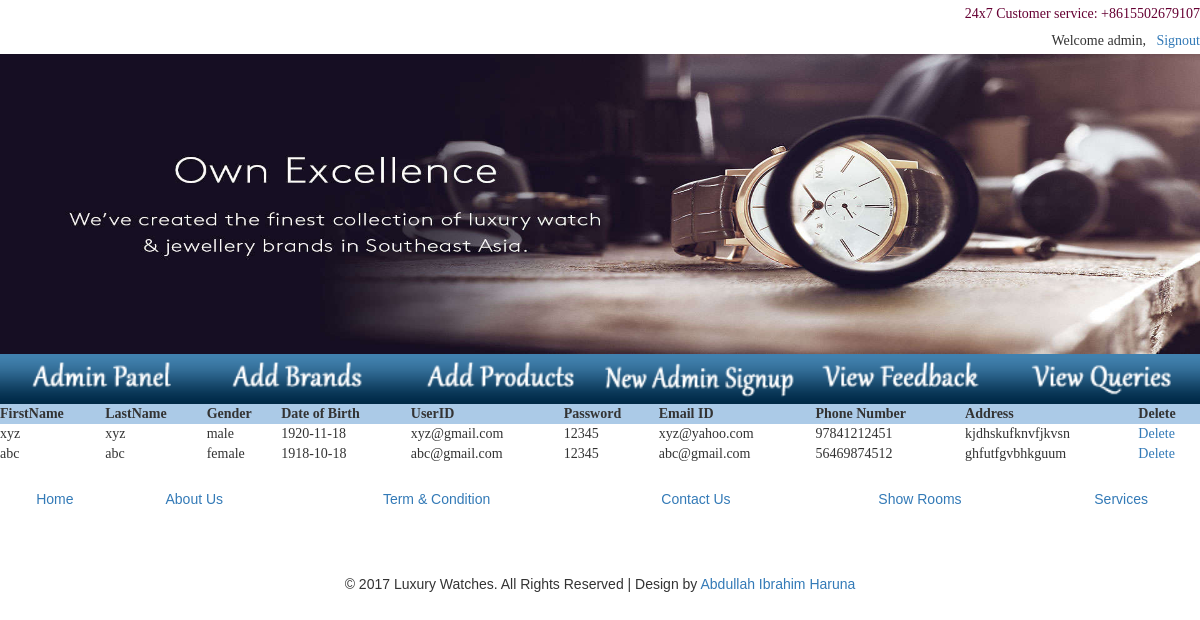
Page /showmem.php (signed in) on the committed database.
### tables this page shows
CREATE TABLE IF NOT EXISTS `register` (
  `firstname` varchar(30) NOT NULL,
  `lastname` varchar(30) NOT NULL,
  `gender` varchar(10) NOT NULL,
  `dob` date NOT NULL,
  `user_id` varchar(30) NOT NULL,
  `password` varchar(20) NOT NULL,
  `email_id` varchar(35) NOT NULL,
  `phone_number` bigint(20) NOT NULL,
  `address` varchar(100) NOT NULL,
  PRIMARY KEY (`user_id`)
);

### showmem.php (the view, shortened to what this page needs)
<!DOCTYPE html PUBLIC "-//W3C//DTD XHTML 1.0 Transitional//EN" "http://www.w3.org/TR/xhtml1/DTD/xhtml1-transitional.dtd">
<html xmlns="http://www.w3.org/1999/xhtml">
<head>
<link href="css/bootstrap.css" rel="stylesheet" type="text/css" media="all" />
<link href="css/style.css" rel="stylesheet" type="text/css" media="all" />
</head>
<body background="image/b1.jpg" >
<table width="1200" height="394" align="center" cellpadding="0" cellspacing="0">
  <tr>
    <td height="27" colspan="8" align="center" valign="middle"><div align="right"><span class="style12">24x7 Customer service: +8615502679107</span></div></td>
  </tr>
  <tr>
    <td height="27" colspan="8" align="center" valign="middle"><div align="right">
	<?php
	if(isset($_SESSION["admin"]))
	{
	print "Welcome ".$_SESSION["admin"] .",&nbsp;";
	print "&nbsp; <a href='signout.php?page=index.php' style='text-decoration:none'>Signout</a>";
	}
	else
	{
	header("location:sig.php");
	}
	?></div></td>
  </tr>
  <tr>
    <td height="300" colspan="8" align="center" valign="top"><div align="left"><img src="image/bannerforsite.jpg" width="1200" height="300" /></div></td>
  </tr>
  <tr align="left">
    <td width="200" height="50"><a href="adminpanel.php"><img src="image/adminpanel.png" width="200" height="50" border="0" /></a></td>
    <td width="200" height="50"><a href="addcompany.php"><img src="image/addbrand.png" width="200" height="50" border="0" /></a></td>
    <td width="200" height="50"><a href="addproduct.php"><img src="image/addprod.png" width="200" height="50" border="0" /></a></td>
    <td width="200" height="50"><a href="adminsignup.php"><img src="image/ned.png" width="200" height="50" border="0" /></a></td>
   <td width="200" height="50"><a href="showfeedback.php"><img src="image/v_feed.png" width="200" height="50" border="0" /></a></td>
    <td width="200" height="50"><a href="showquery.php"><img src="image/v_query.png" alt="1" width="200" height="50" border="0"/></a></td>
  </tr>
  <tr align="left">
    <td height="50" colspan="6"><table width="100%" height="65" border="0" align="center" cellpadding="0" cellspacing="0" >
      <tr>
        <td height="29" valign="top" scope="col" ><?php
	  $c=mysqli_connect(host,uname,pass,db) or die(mysqli_connect_error($c));
	 $q="select * from register ";
	 $r1=mysqli_query($c,$q) or die(mysqli_error($c));
	print "<table width=100% align='center' bgcolor='white'>";
	print "<tr>";
	print "<th  bgcolor='#ABCAE7'>FirstName </th>";
	print "<th bgcolor='#ABCAE7'>LastName </th>";
	print "<th bgcolor='#ABCAE7'>Gender</th>";
	print "<th bgcolor='#ABCAE7'>Date of Birth</th>";
	print "<th bgcolor='#ABCAE7'>UserID</th>";
	print "<th bgcolor='#ABCAE7'>Password</th>";
	print "<th bgcolor='#ABCAE7'>Email ID</th>";
	print "<th bgcolor='#ABCAE7'>Phone Number</th>";
	print "<th bgcolor='#ABCAE7'>Address</th>";
	print "<th bgcolor='#ABCAE7'>Delete</th>";
	print "</tr>";
	  while($ans1=mysqli_fetch_array($r1))
	 {
	 print "<tr>";
	 print "<td>$ans1[0]</td>";
	 print "<td>$ans1[1]</td>";
	 print "<td>$ans1[2]</td>";
	 print "<td>$ans1[3]</td>";
	 print "<td>$ans1[4]</td>";
	 print "<td>$ans1[5]</td>";
	 print "<td>$ans1[6]</td>";
	 print "<td>$ans1[7]</td>";
	 print "<td>$ans1[8]</td>";
	 print "<td><a href=deletemem.php?uid=$ans1[4] style='text-decoration:none'>Delete</a></td>";
	 }
?>
        </td>
      </tr>
    </table></td>
  </tr>
  <tr align="left">
    <td height="50" colspan="6"><table width="100%" align="center" cellpadding="0" cellspacing="0">
      <tr>
        <td colspan="6">&nbsp;</td>
      </tr>
      <tr>
        <td><div align="center" class="style3 style11"><a href="index.php" style="text-decoration:none">Home</a></div></td>
        <td><div align="center" class="style3 style11"><a href="about.php" style="text-decoration:none">About Us</a></div></td>
        <td><div align="center" class="style3 style11"><a href="term.php" style="text-decoration:none">Term &amp; Condition</a></div></td>
        <td><div align="center" class="style3 style11"><a href="contact.php" style="text-decoration:none">Contact Us</a></div></td>
        <td><div align="center" class="style3 style11"><a href="show.php" style="text-decoration:none">Show Rooms</a></div></td>
        <td><div align="center" class="style3 style11"><a href="service.php" style="text-decoration:none">Services</a></div></td>
      </tr>
    </table></td>
  </tr>
</table><p>&nbsp;</p><p>&nbsp;</p>
<div align="center" class="style3 style11">
					<p>© 2017 Luxury Watches. All Rights Reserved | Design by  <a href="#" target="_blank">Abdullah Ibrahim Haruna</a> </p>
				</div>
<p>&nbsp;</p>
</body>
</html>

### css/style.css (style rules this page uses)
body { background:#fff; font-family: 'Lato-Regular'; }
body a { transition: 0.5s all; -webkit-transition: 0.5s all; -o-transition: 0.5s all; -moz-transition: 0.5s all; -ms-transition: 0.5s all; }

### showmem.php (style rules this page uses)
.style11 { font-family: Arial, Helvetica, sans-serif }
.style12 { color: #660033 }

### rows in the picture
register: firstname "xyz", lastname "xyz", gender "male", dob "1920-11-18", user_id "xyz@gmail.com", password "12345", email "xyz@yahoo.com", phone_number "97841212451", address "kjdhskufknvfjkvsn"
register: firstname "abc", lastname "abc", gender "female", dob "1918-10-18", user_id "abc@gmail.com", password "12345", email "abc@gmail.com", phone_number "56469874512", address "ghfutfgvbhkguum"

### other values in the picture
$_SESSION["admin"] "admin"
